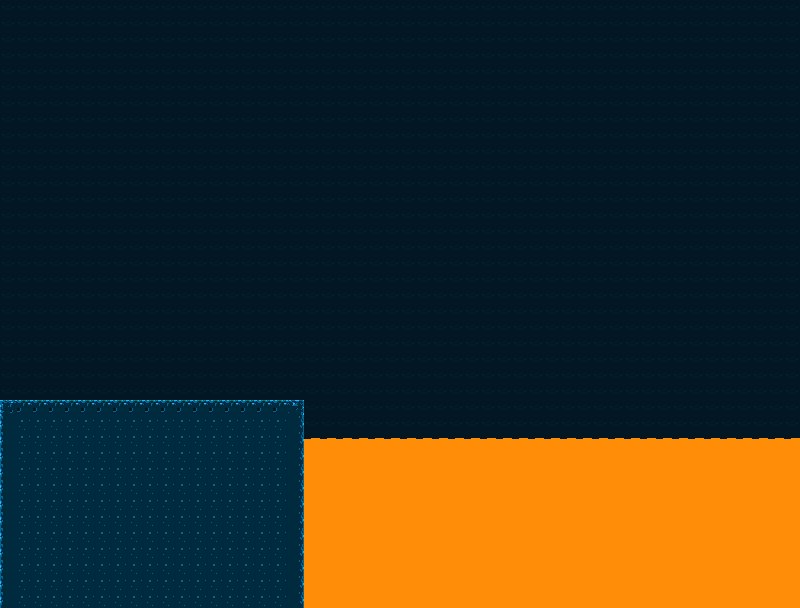

A 2D game scene composited from a Tiled map and its tileset images. What follows is a short description and the map's XML, with every tile layer's data as written:
An orthogonal 50x38 tile map with 16x16 px tiles, 1 tile layer (Capa de Patrones 1) and 3 objects.

<map version="1.0" orientation="orthogonal" renderorder="right-down" width="50" height="38" tilewidth="16" tileheight="16">
 <tileset firstgid="1" name="tiles" tilewidth="16" tileheight="16">
  <image source="tiles.png" trans="ff00ff" width="128" height="80" />
 </tileset>
 <layer name="Capa de Patrones 1" width="50" height="38">
  <data encoding="csv">
11,11,11,11,11,11,11,11,11,11,11,11,11,11,11,11,11,11,11,11,11,11,11,11,11,11,11,11,11,11,11,11,11,11,11,11,11,11,11,11,11,11,11,11,11,11,11,11,11,11,
11,11,11,11,11,11,11,11,11,11,11,11,11,11,11,11,11,11,11,11,11,11,11,11,11,11,11,11,11,11,11,11,11,11,11,11,11,11,11,11,11,11,11,11,11,11,11,11,11,11,
11,11,11,11,11,11,11,11,11,11,11,11,11,11,11,11,11,11,11,11,11,11,11,11,11,11,11,11,11,11,11,11,11,11,11,11,11,11,11,11,11,11,11,11,11,11,11,11,11,11,
11,11,11,11,11,11,11,11,11,11,11,11,11,11,11,11,11,11,11,11,11,11,11,11,11,11,11,11,11,11,11,11,11,11,11,11,11,11,11,11,11,11,11,11,11,11,11,11,11,11,
11,11,11,11,11,11,11,11,11,11,11,11,11,11,11,11,11,11,11,11,11,11,11,11,11,11,11,11,11,11,11,11,11,11,11,11,11,11,11,11,11,11,11,11,11,11,11,11,11,11,
11,11,11,11,11,11,11,11,11,11,11,11,11,11,11,11,11,11,11,11,11,11,11,11,11,11,11,11,11,11,11,11,11,11,11,11,11,11,11,11,11,11,11,11,11,11,11,11,11,11,
11,11,11,11,11,11,11,11,11,11,11,11,11,11,11,11,11,11,11,11,11,11,11,11,11,11,11,11,11,11,11,11,11,11,11,11,11,11,11,11,11,11,11,11,11,11,11,11,11,11,
11,11,11,11,11,11,11,11,11,11,11,11,11,11,11,11,11,11,11,11,11,11,11,11,11,11,11,11,11,11,11,11,11,11,11,11,11,11,11,11,11,11,11,11,11,11,11,11,11,11,
11,11,11,11,11,11,11,11,11,11,11,11,11,11,11,11,11,11,11,11,11,11,11,11,11,11,11,11,11,11,11,11,11,11,11,11,11,11,11,11,11,11,11,11,11,11,11,11,11,11,
11,11,11,11,11,11,11,11,11,11,11,11,11,11,11,11,11,11,11,11,11,11,11,11,11,11,11,11,11,11,11,11,11,11,11,11,11,11,11,11,11,11,11,11,11,11,11,11,11,11,
11,11,11,11,11,11,11,11,11,11,11,11,11,11,11,11,11,11,11,11,11,11,11,11,11,11,11,11,11,11,11,11,11,11,11,11,11,11,11,11,11,11,11,11,11,11,11,11,11,11,
11,11,11,11,11,11,11,11,11,11,11,11,11,11,11,11,11,11,11,11,11,11,11,11,11,11,11,11,11,11,11,11,11,11,11,11,11,11,11,11,11,11,11,11,11,11,11,11,11,11,
11,11,11,11,11,11,11,11,11,11,11,11,11,11,11,11,11,11,11,11,11,11,11,11,11,11,11,11,11,11,11,11,11,11,11,11,11,11,11,11,11,11,11,11,11,11,11,11,11,11,
11,11,11,11,11,11,11,11,11,11,11,11,11,11,11,11,11,11,11,11,11,11,11,11,11,11,11,11,11,11,11,11,11,11,11,11,11,11,11,11,11,11,11,11,11,11,11,11,11,11,
11,11,11,11,11,11,11,11,11,11,11,11,11,11,11,11,11,11,11,11,11,11,11,11,11,11,11,11,11,11,11,11,11,11,11,11,11,11,11,11,11,11,11,11,11,11,11,11,11,11,
11,11,11,11,11,11,11,11,11,11,11,11,11,11,11,11,11,11,11,11,11,11,11,11,11,11,11,11,11,11,11,11,11,11,11,11,11,11,11,11,11,11,11,11,11,11,11,11,11,11,
11,11,11,11,11,11,11,11,11,11,11,11,11,11,11,11,11,11,11,11,11,11,11,11,11,11,11,11,11,11,11,11,11,11,11,11,11,11,11,11,11,11,11,11,11,11,11,11,11,11,
11,11,11,11,11,11,11,11,11,11,11,11,11,11,11,11,11,11,11,11,11,11,11,11,11,11,11,11,11,11,11,11,11,11,11,11,11,11,11,11,11,11,11,11,11,11,11,11,11,11,
11,11,11,11,11,11,11,11,11,11,11,11,11,11,11,11,11,11,11,11,11,11,11,11,11,11,11,11,11,11,11,11,11,11,11,11,11,11,11,11,11,11,11,11,11,11,11,11,11,11,
11,11,11,11,11,11,11,11,11,11,11,11,11,11,11,11,11,11,11,11,11,11,11,11,11,11,11,11,11,11,11,11,11,11,11,11,11,11,11,11,11,11,11,11,11,11,11,11,11,11,
11,11,11,11,11,11,11,11,11,11,11,11,11,11,11,11,11,11,11,11,11,11,11,11,11,11,11,11,11,11,11,11,11,11,11,11,11,11,11,11,11,11,11,11,11,11,11,11,11,11,
11,11,11,11,11,11,11,11,11,11,11,11,11,11,11,11,11,11,11,11,11,11,11,11,11,11,11,11,11,11,11,11,11,11,11,11,11,11,11,11,11,11,11,11,11,11,11,11,11,11,
11,11,11,11,11,11,11,11,11,11,11,11,11,11,11,11,11,11,11,11,11,11,11,11,11,11,11,11,11,11,11,11,11,11,11,11,11,11,11,11,11,11,11,11,11,11,11,11,11,11,
11,11,11,11,11,11,11,11,11,11,11,11,11,11,11,11,11,11,11,11,11,11,11,11,11,11,11,11,11,11,11,11,11,11,11,11,11,11,11,11,11,11,11,11,11,11,11,11,11,11,
11,11,11,11,11,11,11,11,11,11,11,11,11,11,11,11,11,11,11,11,11,11,11,11,11,11,11,11,11,11,11,11,11,11,11,11,11,11,11,11,11,11,11,11,11,11,11,11,11,11,
25,26,26,26,26,26,26,26,26,26,26,26,26,26,26,26,26,26,28,11,11,11,11,11,11,11,11,11,11,11,11,11,11,11,11,11,11,11,11,11,11,11,11,11,11,11,11,11,11,11,
33,35,35,35,35,35,35,35,35,35,35,35,35,35,35,35,35,35,36,11,11,11,11,11,11,11,11,11,11,11,11,11,11,11,11,11,11,11,11,11,11,11,11,11,11,11,11,11,11,11,
33,35,35,35,35,35,35,35,35,35,35,35,35,35,35,35,35,35,36,5,5,5,5,5,5,5,5,5,5,5,5,5,5,5,5,5,5,5,5,5,5,5,5,5,5,5,5,5,5,5,
33,35,35,35,35,35,35,35,35,35,35,35,35,35,35,35,35,35,36,13,13,13,13,13,13,13,13,13,13,13,13,13,13,13,13,13,13,13,13,13,13,13,13,13,13,13,13,13,13,13,
33,35,35,35,35,35,35,35,35,35,35,35,35,35,35,35,35,35,36,13,13,13,13,13,13,13,13,13,13,13,13,13,13,13,13,13,13,13,13,13,13,13,13,13,13,13,13,13,13,13,
33,35,35,35,35,35,35,35,35,35,35,35,35,35,35,35,35,35,36,13,13,13,13,13,13,13,13,13,13,13,13,13,13,13,13,13,13,13,13,13,13,13,13,13,13,13,13,13,13,13,
33,35,35,35,35,35,35,35,35,35,35,35,35,35,35,35,35,35,36,13,13,13,13,13,13,13,13,13,13,13,13,13,13,13,13,13,13,13,13,13,13,13,13,13,13,13,13,13,13,13,
33,35,35,35,35,35,35,35,35,35,35,35,35,35,35,35,35,35,36,13,13,13,13,13,13,13,13,13,13,13,13,13,13,13,13,13,13,13,13,13,13,13,13,13,13,13,13,13,13,13,
33,35,35,35,35,35,35,35,35,35,35,35,35,35,35,35,35,35,36,13,13,13,13,13,13,13,13,13,13,13,13,13,13,13,13,13,13,13,13,13,13,13,13,13,13,13,13,13,13,13,
33,35,35,35,35,35,35,35,35,35,35,35,35,35,35,35,35,35,36,13,13,13,13,13,13,13,13,13,13,13,13,13,13,13,13,13,13,13,13,13,13,13,13,13,13,13,13,13,13,13,
33,35,35,35,35,35,35,35,35,35,35,35,35,35,35,35,35,35,36,13,13,13,13,13,13,13,13,13,13,13,13,13,13,13,13,13,13,13,13,13,13,13,13,13,13,13,13,13,13,13,
33,35,35,35,35,35,35,35,35,35,35,35,35,35,35,35,35,35,36,13,13,13,13,13,13,13,13,13,13,13,13,13,13,13,13,13,13,13,13,13,13,13,13,13,13,13,13,13,13,13,
33,35,35,35,35,35,35,35,35,35,35,35,35,35,35,35,35,35,36,13,13,13,13,13,13,13,13,13,13,13,13,13,13,13,13,13,13,13,13,13,13,13,13,13,13,13,13,13,13,13
</data>
 </layer>
 <objectgroup name="Player">
  <object x="11" y="354" width="25" height="31" />
 </objectgroup>
 <objectgroup name="Collision">
  <object x="0.333333" y="400.333" width="302.333" height="119" />
  <object x="304" y="448" width="416" height="16" />
 </objectgroup>
</map>
